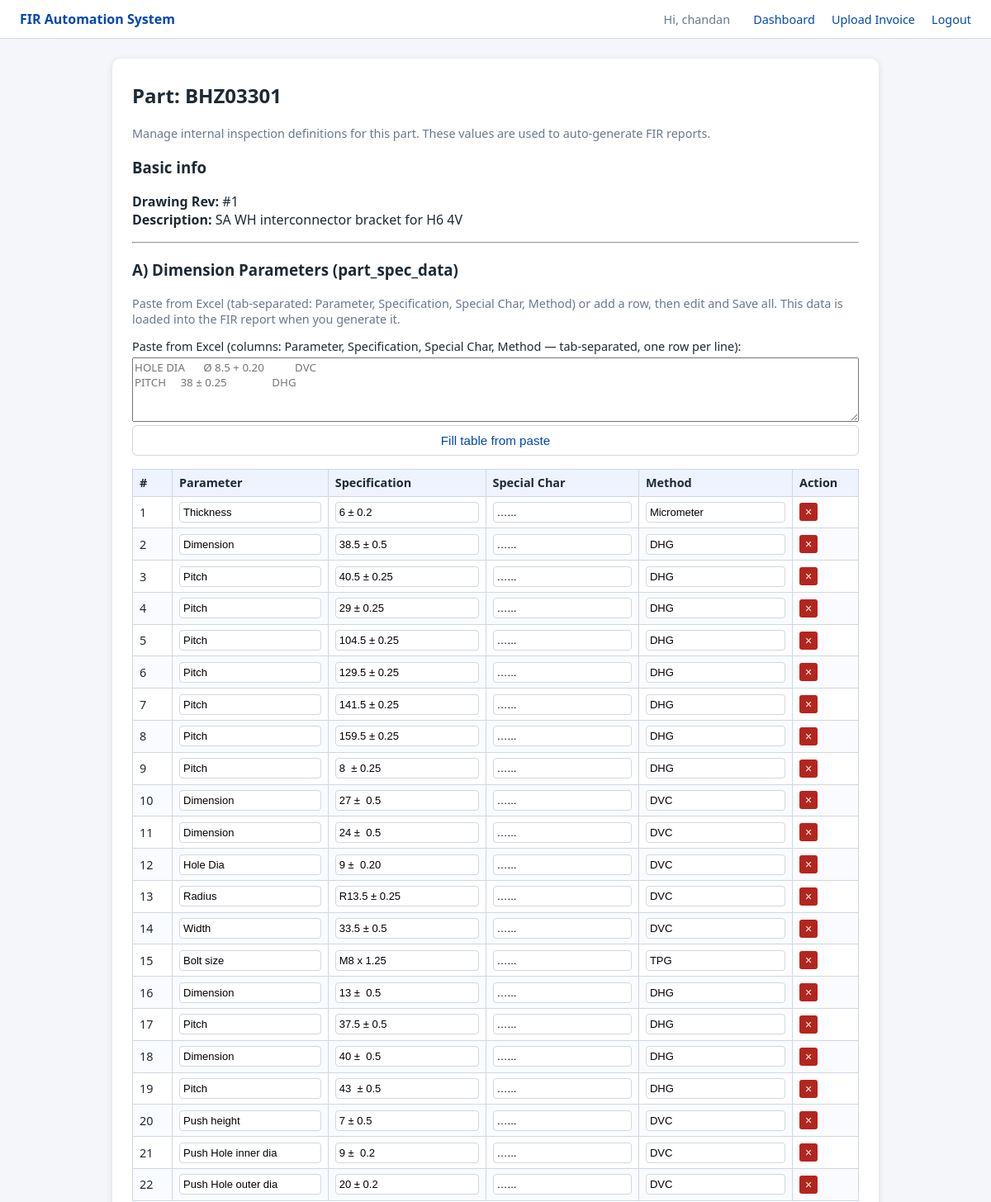
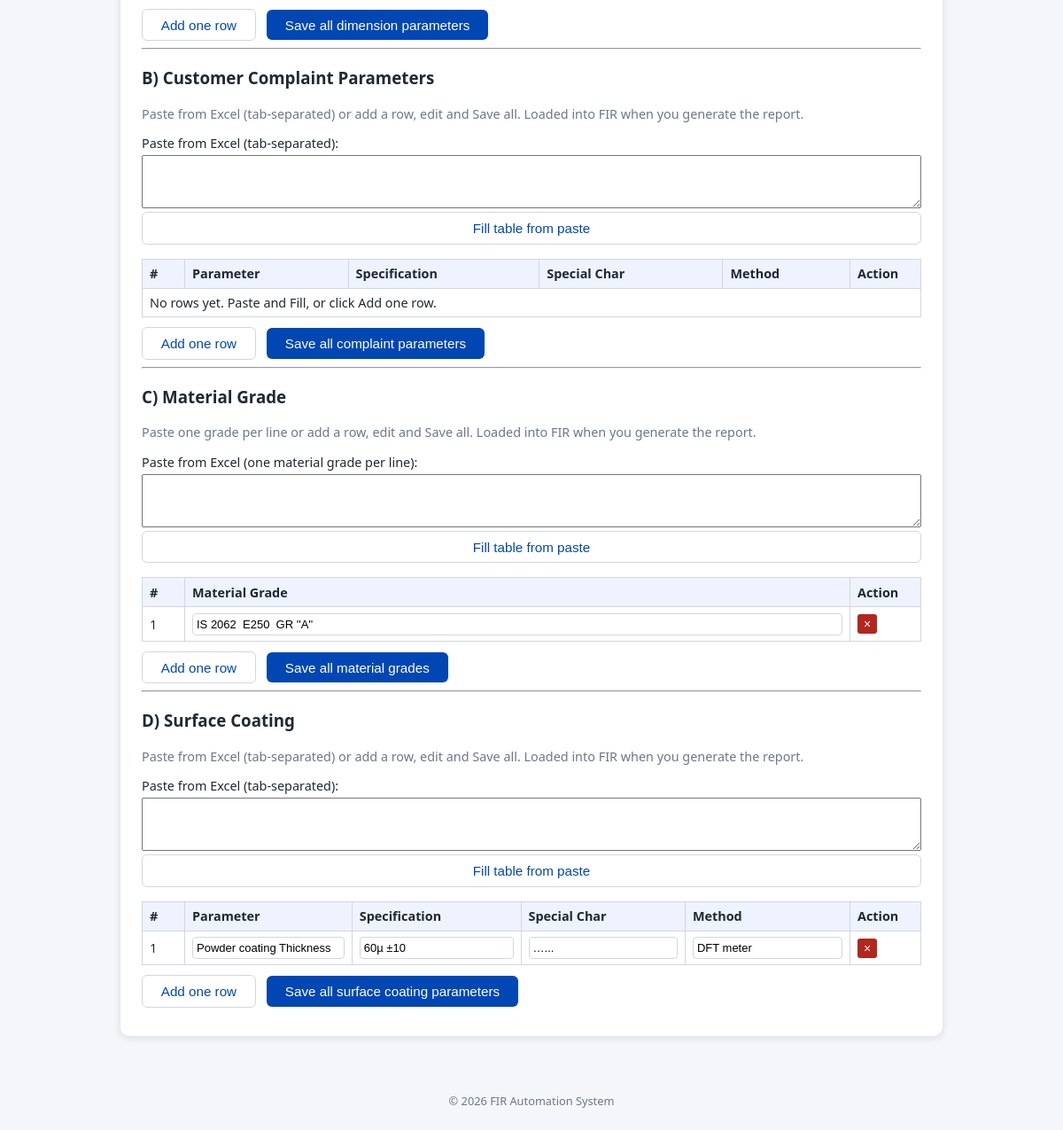
Screenshot of /parts/2 (signed in) with the database file from the repository (2 pictures, top to bottom).
### tables this page shows
CREATE TABLE Users (
    id INTEGER PRIMARY KEY AUTOINCREMENT,
    name TEXT NOT NULL,
    email TEXT NOT NULL UNIQUE,
    password_hash TEXT NOT NULL
);

CREATE TABLE parts_master (
    part_id      INTEGER PRIMARY KEY AUTOINCREMENT,
    part_no      TEXT NOT NULL UNIQUE,
    drawing_rev  TEXT,
    description  TEXT
);

CREATE TABLE part_spec_data (
    id                   INTEGER PRIMARY KEY AUTOINCREMENT,
    part_id              INTEGER NOT NULL,
    parameter            TEXT NOT NULL,
    specification        TEXT,
    special_char         TEXT,
    method_of_inspection TEXT,
    FOREIGN KEY (part_id) REFERENCES parts_master(part_id) ON DELETE CASCADE ON UPDATE CASCADE
);

CREATE TABLE material_grade (
    id             INTEGER PRIMARY KEY AUTOINCREMENT,
    part_id        INTEGER NOT NULL,
    material_grade TEXT NOT NULL,
    FOREIGN KEY (part_id) REFERENCES parts_master(part_id) ON DELETE CASCADE ON UPDATE CASCADE
);

CREATE TABLE surface_coating_master (
    id                   INTEGER PRIMARY KEY AUTOINCREMENT,
    part_id              INTEGER NOT NULL,
    parameter            TEXT NOT NULL,
    specification        TEXT,
    special_char         TEXT,
    method_of_inspection TEXT,
    FOREIGN KEY (part_id) REFERENCES parts_master(part_id) ON DELETE CASCADE ON UPDATE CASCADE
);

### app.py (the view, shortened to what this page needs)
    @app.route("/parts/<int:part_id>", methods=["GET", "POST"])
    @login_required
    def part_detail(part_id: int):
        conn = get_db_connection()
        part = conn.execute(
            "SELECT part_id, part_no, drawing_rev, description FROM parts_master WHERE part_id = ?",
            (part_id,),
        ).fetchone()
        if not part:
            conn.close()
            flash("Part not found.", "danger")
            return redirect(url_for("parts"))
        spec_rows = conn.execute(
            "SELECT id, parameter, specification, special_char, method_of_inspection FROM part_spec_data WHERE part_id = ? ORDER BY id",
            (part_id,),
        ).fetchall()
        ccp_rows = conn.execute(
            "SELECT parameter, specification, special_char, method_of_inspection FROM customer_complaint_parameters WHERE part_id = ? ORDER BY id",
            (part_id,),
        ).fetchall()
        material_rows = conn.execute(
            "SELECT material_grade FROM material_grade WHERE part_id = ? ORDER BY id",
            (part_id,),
        ).fetchall()
        coating_rows = conn.execute(
            "SELECT parameter, specification, special_char, method_of_inspection FROM surface_coating_master WHERE part_id = ? ORDER BY id",
            (part_id,),
        ).fetchall()
        conn.close()
        return render_template(
            "part_detail.html",
            part=part,
            spec_rows=spec_rows,
            ccp_rows=ccp_rows,
            material_rows=material_rows,
            coating_rows=coating_rows,
        )

### templates/part_detail.html (shortened to what this page needs)
{% extends "base.html" %}
{% block content %}
<section class="table-page">
  <h2>Part: {{ part.part_no }}</h2>
  <p class="table-page__hint">
    Manage internal inspection definitions for this part. These values are used to auto-generate FIR reports.
  </p>
  <h3>Basic info</h3>
  <p><strong>Drawing Rev:</strong> {{ part.drawing_rev or "-" }}<br>
     <strong>Description:</strong> {{ part.description or "-" }}</p>
  <hr>
  <h3>A) Dimension Parameters (part_spec_data)</h3>
  <p class="table-page__hint">Paste from Excel (tab-separated: Parameter, Specification, Special Char, Method) or add a row, then edit and Save all. This data is loaded into the FIR report when you generate it.</p>
  <div class="form__group" style="margin-bottom:1rem;">
    <label for="excel_paste">Paste from Excel (columns: Parameter, Specification, Special Char, Method — tab-separated, one row per line):</label>
    <textarea id="excel_paste" rows="4" style="width:100%;font-family:inherit;" placeholder="HOLE DIA	Ø 8.5 + 0.20		DVC&#10;PITCH	38 ± 0.25		DHG"></textarea>
    <button type="button" class="btn btn--secondary" id="fillFromPasteBtn" style="margin-top:4px;">Fill table from paste</button>
  </div>
  <form method="post" id="specBulkForm">
    <div class="table-wrapper">
      <table class="data-table" id="specTable">
        <thead>
          <tr>
            <th style="width:3rem;">#</th>
            <th>Parameter</th>
            <th>Specification</th>
            <th>Special Char</th>
            <th>Method</th>
            <th style="width:5rem;">Action</th>
          </tr>
        </thead>
        <tbody id="specTbody">
          {% for r in spec_rows %}
          <tr data-row>
            <td class="row-num">{{ loop.index }}</td>
            <td><input type="text" name="spec_param" value="{{ r.parameter or '' }}" class="cell-input"></td>
            <td><input type="text" name="spec_spec" value="{{ r.specification or '' }}" class="cell-input"></td>
            <td><input type="text" name="spec_char" value="{{ r.special_char or '' }}" class="cell-input"></td>
            <td><input type="text" name="spec_method" value="{{ r.method_of_inspection or '' }}" class="cell-input"></td>
            <td><button type="button" class="btn btn--danger btn-x delete-row" title="Delete">×</button></td>
          </tr>
          {% else %}
          <tr id="specEmptyRow"><td colspan="6">No rows yet. Paste from Excel and click Fill table, or click Add row below.</td></tr>
          {% endfor %}
        </tbody>
      </table>
    </div>
    <button type="button" class="btn btn--secondary" id="specAddOneBtn" style="margin-right:0.5rem;">Add one row</button>
    <button type="submit" class="btn btn--primary" style="margin-top:0.75rem;">Save all dimension parameters</button>
  </form>
  <hr>
  <h3>B) Customer Complaint Parameters</h3>
  <p class="table-page__hint">Paste from Excel (tab-separated) or add a row, edit and Save all. Loaded into FIR when you generate the report.</p>
  <div class="form__group" style="margin-bottom:1rem;">
    <label for="ccp_paste">Paste from Excel (tab-separated):</label>
    <textarea id="ccp_paste" rows="3" style="width:100%;font-family:inherit;"></textarea>
    <button type="button" class="btn btn--secondary" id="ccpFillBtn" style="margin-top:4px;">Fill table from paste</button>
  </div>
  <form method="post" id="ccpBulkForm">
    <div class="table-wrapper">
      <table class="data-table" id="ccpTable">
        <thead>
          <tr><th style="width:3rem;">#</th><th>Parameter</th><th>Specification</th><th>Special Char</th><th>Method</th><th style="width:5rem;">Action</th></tr>
        </thead>
        <tbody id="ccpTbody">
          {% for r in ccp_rows %}
          <tr data-row>
            <td class="row-num">{{ loop.index }}</td>
            <td><input type="text" name="ccp_param" value="{{ r.parameter or '' }}" class="cell-input"></td>
            <td><input type="text" name="ccp_spec" value="{{ r.specification or '' }}" class="cell-input"></td>
            <td><input type="text" name="ccp_char" value="{{ r.special_char or '' }}" class="cell-input"></td>
            <td><input type="text" name="ccp_method" value="{{ r.method_of_inspection or '' }}" class="cell-input"></td>
            <td><button type="button" class="btn btn--danger btn-x delete-row" title="Delete">×</button></td>
          </tr>
          {% else %}
          <tr id="ccpEmptyRow"><td colspan="6">No rows yet. Paste and Fill, or click Add one row.</td></tr>
          {% endfor %}
        </tbody>
      </table>
    </div>
    <button type="button" class="btn btn--secondary" id="ccpAddOneBtn" style="margin-right:0.5rem;">Add one row</button>
    <button type="submit" class="btn btn--primary" style="margin-top:0.75rem;">Save all complaint parameters</button>
  </form>
  <hr>
  <h3>C) Material Grade</h3>
  <p class="table-page__hint">Paste one grade per line or add a row, edit and Save all. Loaded into FIR when you generate the report.</p>
  <div class="form__group" style="margin-bottom:1rem;">
    <label for="mat_paste">Paste from Excel (one material grade per line):</label>
    <textarea id="mat_paste" rows="3" style="width:100%;font-family:inherit;"></textarea>
    <button type="button" class="btn btn--secondary" id="matFillBtn" style="margin-top:4px;">Fill table from paste</button>
  </div>
  <form method="post" id="matBulkForm">
    <div class="table-wrapper">
      <table class="data-table" id="matTable">
        <thead>
          <tr><th style="width:3rem;">#</th><th>Material Grade</th><th style="width:5rem;">Action</th></tr>
        </thead>
        <tbody id="matTbody">
          {% for r in material_rows %}
          <tr data-row>
            <td class="row-num">{{ loop.index }}</td>
            <td><input type="text" name="material_grade" value="{{ r.material_grade or '' }}" class="cell-input"></td>
            <td><button type="button" class="btn btn--danger btn-x delete-row" title="Delete">×</button></td>
          </tr>
          {% else %}
          <tr id="matEmptyRow"><td colspan="3">No rows yet. Paste and Fill, or click Add one row.</td></tr>
          {% endfor %}
        </tbody>
      </table>
    </div>
    <button type="button" class="btn btn--secondary" id="matAddOneBtn" style="margin-right:0.5rem;">Add one row</button>
    <button type="submit" class="btn btn--primary" style="margin-top:0.75rem;">Save all material grades</button>
  </form>
  <hr>
  <h3>D) Surface Coating</h3>
  <p class="table-page__hint">Paste from Excel (tab-separated) or add a row, edit and Save all. Loaded into FIR when you generate the report.</p>
  <div class="form__group" style="margin-bottom:1rem;">
    <label for="coat_paste">Paste from Excel (tab-separated):</label>
    <textarea id="coat_paste" rows="3" style="width:100%;font-family:inherit;"></textarea>
    <button type="button" class="btn btn--secondary" id="coatFillBtn" style="margin-top:4px;">Fill table from paste</button>
  </div>
  <form method="post" id="coatBulkForm">
    <div class="table-wrapper">
      <table class="data-table" id="coatTable">
        <thead>
          <tr><th style="width:3rem;">#</th><th>Parameter</th><th>Specification</th><th>Special Char</th><th>Method</th><th style="width:5rem;">Action</th></tr>
        </thead>
        <tbody id="coatTbody">
          {% for r in coating_rows %}
          <tr data-row>
            <td class="row-num">{{ loop.index }}</td>
            <td><input type="text" name="coat_param" value="{{ r.parameter or '' }}" class="cell-input"></td>
            <td><input type="text" name="coat_spec" value="{{ r.specification or '' }}" class="cell-input"></td>
            <td><input type="text" name="coat_char" value="{{ r.special_char or '' }}" class="cell-input"></td>
            <td><input type="text" name="coat_method" value="{{ r.method_of_inspection or '' }}" class="cell-input"></td>
            <td><button type="button" class="btn btn--danger btn-x delete-row" title="Delete">×</button></td>
          </tr>
          {% else %}
          <tr id="coatEmptyRow"><td colspan="6">No rows yet. Paste and Fill, or click Add one row.</td></tr>
          {% endfor %}
        </tbody>
      </table>
    </div>
    <button type="button" class="btn btn--secondary" id="coatAddOneBtn" style="margin-right:0.5rem;">Add one row</button>
    <button type="submit" class="btn btn--primary" style="margin-top:0.75rem;">Save all surface coating parameters</button>
  </form>
</section>
{% endblock %}

### templates/base.html (shortened to what this page needs)
<!doctype html>
<html lang="en">
<head>
  <link rel="stylesheet" href="{{ url_for('static', filename='css/main.css') }}">
</head>
<body>
  <header class="top-bar">
    <div class="top-bar__brand">
      <span class="brand-name">FIR Automation System</span>
    </div>
    <nav class="top-bar__nav">
      {% if session.get('user_id') %}
        <span class="top-bar__user">Hi, {{ session.get('user_name') }}</span>
        <a href="{{ url_for('dashboard') }}">Dashboard</a>
        <a href="{{ url_for('upload_invoice') }}">Upload Invoice</a>
        <a href="{{ url_for('logout') }}">Logout</a>
      {% else %}
        <a href="{{ url_for('landing') }}">Home</a>
        <a href="{{ url_for('login') }}">Login</a>
        <a href="{{ url_for('signup') }}">Sign up</a>
      {% endif %}
    </nav>
  </header>
  <main class="page-main">
    {% block content %}{% endblock %}
  </main>
  <footer class="page-footer">
    <span>&copy; {{ current_year }} FIR Automation System</span>
  </footer>
</body>
</html>

### static/css/main.css (style rules this page uses)
:root { --color-bg: #f4f6f9; --color-surface: #ffffff; --color-primary: #0047b3; --color-primary-dark: #003580; --color-accent: #00897b; --color-border: #d0d7e2; --color-text: #1f2933; --color-muted: #6b778c; --radius-sm: 4px; --radius-md: 6px; --shadow-soft: 0 2px 8px rgba(15, 35, 52, 0.12); }
*, *::before, *::after { box-sizing: border-box; }
body { margin: 0; font-family: system-ui, -apple-system, BlinkMacSystemFont, "Segoe UI", sans-serif; background: var(--color-bg); color: var(--color-text); }
a { color: var(--color-primary); text-decoration: none; }
.top-bar { position: sticky; top: 0; z-index: 10; display: flex; align-items: center; justify-content: space-between; padding: 0.75rem 1.5rem; background: #ffffff; border-bottom: 1px solid var(--color-border); }
.brand-name { font-weight: 600; color: var(--color-primary); }
.top-bar__nav a { margin-left: 1rem; font-size: 0.9rem; }
.top-bar__user { margin-right: 0.5rem; font-size: 0.9rem; color: var(--color-muted); }
.page-main { max-width: 960px; margin: 1.5rem auto 3rem; padding: 0 1rem; }
.page-footer { text-align: center; padding: 1rem 0 1.5rem; font-size: 0.8rem; color: var(--color-muted); }
.btn { display: inline-flex; align-items: center; justify-content: center; padding: 0.55rem 1.3rem; border-radius: var(--radius-md); border: none; font-size: 0.95rem; cursor: pointer; text-decoration: none; transition: background 0.15s ease, box-shadow 0.15s ease, transform 0.05s ease; }
.btn--primary { background: var(--color-primary); color: #ffffff; }
.btn--secondary { background: #ffffff; color: var(--color-primary); border: 1px solid var(--color-border); }
.auth, .upload, .dashboard, .table-page { background: var(--color-surface); border-radius: 10px; padding: 1.75rem 1.5rem 2rem; box-shadow: var(--shadow-soft); }
.auth h2, .upload h2, .dashboard h2, .table-page h2 { margin-top: 0; }
.form__group { display: flex; flex-direction: column; margin-bottom: 0.9rem; }
.form__group label { font-size: 0.9rem; margin-bottom: 0.25rem; }
.upload__hint, .table-page__hint { font-size: 0.9rem; color: var(--color-muted); }
.table-wrapper { margin-top: 1rem; overflow-x: auto; }
.data-table { width: 100%; border-collapse: collapse; font-size: 0.9rem; }
.data-table thead { background: #eef3ff; }
.data-table th, .data-table td { border: 1px solid var(--color-border); padding: 0.4rem 0.5rem; text-align: left; }
.data-table th { font-weight: 600; }
.data-table tbody tr:nth-child(even) { background-color: #f9fbff; }

### templates/part_detail.html (style rules this page uses)
.cell-input { width:100%; box-sizing:border-box; padding:4px; border:1px solid #d0d7e2; border-radius:4px; font-size:13px; }
.btn--danger { background:#b3261e; color:#fff; border:none; }
.btn-x { width:22px; height:22px; min-width:22px; padding:0; font-size:14px; line-height:1; display:inline-flex; align-items:center; justify-content:center; border-radius:3px; cursor:pointer; }

### rows the page displays
Users: get "chandan"
parts_master: part_no "BHZ03301", drawing_rev "#1", description "SA WH interconnector bracket for H6 4V"
part_spec_data: spec_param "Thickness", spec_spec "6 ± 0.2", spec_char "…...", spec_method "Micrometer"
part_spec_data: spec_param "Dimension", spec_spec "38.5 ± 0.5", spec_char "…...", spec_method "DHG"
part_spec_data: spec_param "Pitch", spec_spec "40.5 ± 0.25", spec_char "…...", spec_method "DHG"
part_spec_data: spec_param "Pitch", spec_spec "29 ± 0.25", spec_char "…...", spec_method "DHG"
part_spec_data: spec_param "Pitch", spec_spec "104.5 ± 0.25", spec_char "…...", spec_method "DHG"
part_spec_data: spec_param "Pitch", spec_spec "129.5 ± 0.25", spec_char "…...", spec_method "DHG"
part_spec_data: spec_param "Pitch", spec_spec "141.5 ± 0.25", spec_char "…...", spec_method "DHG"
part_spec_data: spec_param "Pitch", spec_spec "159.5 ± 0.25", spec_char "…...", spec_method "DHG"
part_spec_data: spec_param "Pitch", spec_spec "8 ± 0.25", spec_char "…...", spec_method "DHG"
part_spec_data: spec_param "Dimension", spec_spec "27 ± 0.5", spec_char "…...", spec_method "DVC"
part_spec_data: spec_param "Dimension", spec_spec "24 ± 0.5", spec_char "…...", spec_method "DVC"
part_spec_data: spec_param "Hole Dia", spec_spec "9 ± 0.20", spec_char "…...", spec_method "DVC"
part_spec_data: spec_param "Radius", spec_spec "R13.5 ± 0.25", spec_char "…...", spec_method "DVC"
part_spec_data: spec_param "Width", spec_spec "33.5 ± 0.5", spec_char "…...", spec_method "DVC"
part_spec_data: spec_param "Bolt size", spec_spec "M8 x 1.25", spec_char "…...", spec_method "TPG"
part_spec_data: spec_param "Dimension", spec_spec "13 ± 0.5", spec_char "…...", spec_method "DHG"
part_spec_data: spec_param "Pitch", spec_spec "37.5 ± 0.5", spec_char "…...", spec_method "DHG"
part_spec_data: spec_param "Dimension", spec_spec "40 ± 0.5", spec_char "…...", spec_method "DHG"
part_spec_data: spec_param "Pitch", spec_spec "43 ± 0.5", spec_char "…...", spec_method "DHG"
part_spec_data: spec_param "Push height", spec_spec "7 ± 0.5", spec_char "…...", spec_method "DVC"
part_spec_data: spec_param "Push Hole inner dia", spec_spec "9 ± 0.2", spec_char "…...", spec_method "DVC"
part_spec_data: spec_param "Push Hole outer dia", spec_spec "20 ± 0.2", spec_char "…...", spec_method "DVC"
material_grade: material_grade "IS 2062 E250 GR ''A''"
surface_coating_master: coat_param "Powder coating Thickness", coat_spec "60µ ±10", coat_char "…...", coat_method "DFT meter"
